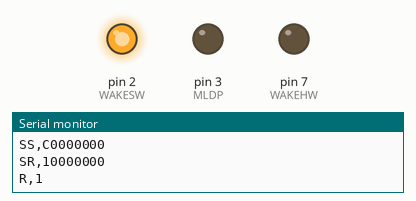
This sketch was run on a simulated Arduino Uno, built with avr-gcc and run on an emulated ATmega328P. Shown: output pins drawn as LEDs (lit = HIGH), the last lines printed to the serial monitor.

Above: at 3.3 s.
At 6.2 s:
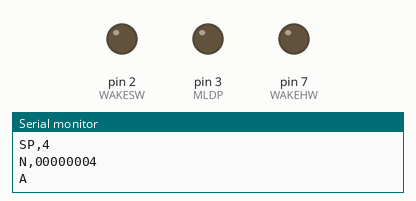
Timing chart, 0 to 10.4 s (numbered marks = the images above):
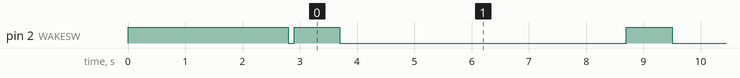

Measured:
- by itself, pin 2 (WAKESW): repeats every 5.8 s: HIGH 0.80 s, LOW 5.0 s

The sketch:

main.ino
```cpp
#include <Arduino.h>
#include <SoftwareSerial.h>

#define RX 0
#define TX 1
#define WAKESW 2
#define MLDP 3
#define CONN 4
#define MLDPEV 5
#define ACTIVITY 6
#define WAKEHW 7
#define BUTTON 8
#define LED 13

#define DEVICES 5
#define MACLENGTH 12
#define PRIVLENGTH 1
#define DEVLENGTH 16
#define UUIDLENGTH 32
#define RSSILENGTH 3

//Arrays for device information
char MAC[DEVICES][MACLENGTH];
char priv[DEVICES][PRIVLENGTH];
char dev_name[DEVICES][DEVLENGTH];
char UUID[DEVICES][UUIDLENGTH];
char RSSIHex[DEVICES][RSSILENGTH];

struct integerIndex{
  int value = 0;
  int index = 0;
};

//RSSI values
integerIndex RSSIInt[DEVICES];
int highestRSSIIndex[DEVICES];

//Read from BT-module and echo to pc.
void BTRead(){
  char temp;
  delay(100);
  while(Serial.available() && temp != '\n'){
    temp = Serial.read();
    //Serial.write(temp);
  }
}

//Read from BT-module and echo to pc (idem but without delay).
void BTReadNoDelay(){
  char temp;
  while(Serial.available() /*&& temp != '\n'*/){
    temp = Serial.read();
    //Serial.write(temp);
  }
}

void BTSetup(){
  // Setup RN4020
  digitalWrite(WAKESW, HIGH);
  digitalWrite(WAKEHW, LOW);
  digitalWrite(MLDP, LOW);
  delay(500);
  BTRead();                          //read the "CMD" + empty buffer
  BTReadNoDelay();
  Serial.println("derp");           //first command always gives error (don't know why, get the ERR message back)
  BTRead();
  BTReadNoDelay();
  //Serial.println("+");            //echo
  BTRead();
  Serial.println("SF,1");           //factory reset
  BTRead();
  Serial.println("SS,C0000000");    //set supported services
  BTRead();
  Serial.println("SR,10000000");    //set features (peripheral, mldp enabled)
  BTRead();
  BTRead();
  Serial.println("R,1");            //reboot so actions take effect
  delay(1500);                      //delay after reboot important!
  BTRead();                         //read "reboot" and "CMD"
  //Serial.println("");
  digitalWrite(WAKESW, LOW);
  BTRead();
}

void changePower(){
  digitalWrite(WAKESW, HIGH);
  delay(500);
  Serial.println("SP,4");
  BTRead();
  Serial.println("N,00000004");
  BTRead();
  Serial.println("A");
  BTRead();
  digitalWrite(WAKESW, LOW);
  delay(5000);
  digitalWrite(WAKESW, HIGH);
  delay(500);
  Serial.println("SP,3");
  BTRead();
  Serial.println("N,00000003");
  BTRead();
  Serial.println("A");
  BTRead();
  digitalWrite(WAKESW, LOW);
  delay(5000);
  digitalWrite(WAKESW, HIGH);
  delay(500);
  Serial.println("SP,2");
  BTRead();
  Serial.println("N,00000002");
  BTRead();
  Serial.println("A");
  BTRead();
  digitalWrite(WAKESW, LOW);
  delay(5000);
}

void setup(){
  // Pin configuration
  pinMode(WAKESW, OUTPUT);
  pinMode(MLDP, OUTPUT);
  pinMode(WAKEHW, OUTPUT);
  /*pinMode(CONN, INPUT);
  pinMode(MLDPEV, INPUT);
  pinMode(ACTIVITY, INPUT);
  pinMode(BUTTON, INPUT_PULLUP);*/

  // Start Serial
  Serial.begin(115200);


  BTSetup();
}

void loop(){
  //scanDevices();
  //connectToDevice();
  changePower();
}
```
